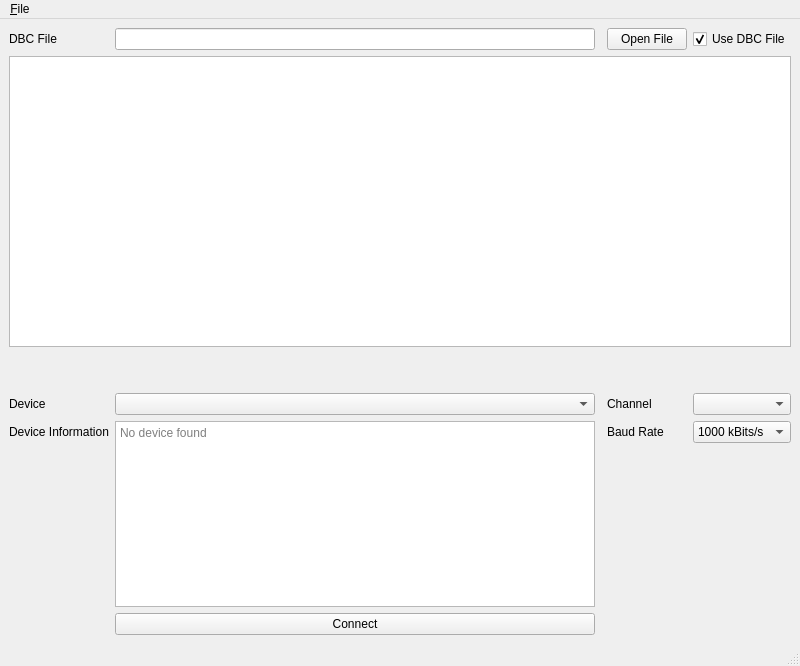
<?xml version="1.0" encoding="UTF-8"?>
<ui version="4.0">
 <class>CANViewer</class>
 <widget class="QMainWindow" name="CANViewer">
  <property name="geometry">
   <rect>
    <x>0</x>
    <y>0</y>
    <width>800</width>
    <height>666</height>
   </rect>
  </property>
  <property name="windowTitle">
   <string>CAN Viewer</string>
  </property>
  <widget class="QWidget" name="centralwidget">
   <layout class="QGridLayout" name="gridLayout">
    <item row="11" column="4">
     <widget class="QComboBox" name="channelSelect"/>
    </item>
    <item row="1" column="3">
     <widget class="QPushButton" name="openDBCFileBtn">
      <property name="statusTip">
       <string>Open a DBC file from disk to use when receiving CAN messages.</string>
      </property>
      <property name="text">
       <string>Open File</string>
      </property>
     </widget>
    </item>
    <item row="3" column="0" rowspan="6" colspan="5">
     <widget class="CanLogging" name="canLogs">
      <property name="editTriggers">
       <set>QAbstractItemView::EditTrigger::NoEditTriggers</set>
      </property>
      <property name="alternatingRowColors">
       <bool>true</bool>
      </property>
      <property name="selectionMode">
       <enum>QAbstractItemView::SelectionMode::ExtendedSelection</enum>
      </property>
      <property name="sortingEnabled">
       <bool>true</bool>
      </property>
     </widget>
    </item>
    <item row="12" column="0">
     <widget class="QLabel" name="label_3">
      <property name="text">
       <string>Device Information</string>
      </property>
     </widget>
    </item>
    <item row="11" column="3">
     <widget class="QLabel" name="label">
      <property name="text">
       <string>Channel</string>
      </property>
     </widget>
    </item>
    <item row="12" column="1" rowspan="4">
     <widget class="QPlainTextEdit" name="deviceInfo">
      <property name="sizePolicy">
       <sizepolicy hsizetype="Expanding" vsizetype="Expanding">
        <horstretch>0</horstretch>
        <verstretch>0</verstretch>
       </sizepolicy>
      </property>
      <property name="sizeAdjustPolicy">
       <enum>QAbstractScrollArea::SizeAdjustPolicy::AdjustToContents</enum>
      </property>
      <property name="undoRedoEnabled">
       <bool>false</bool>
      </property>
      <property name="readOnly">
       <bool>true</bool>
      </property>
      <property name="backgroundVisible">
       <bool>false</bool>
      </property>
      <property name="placeholderText">
       <string>No device found</string>
      </property>
     </widget>
    </item>
    <item row="12" column="4">
     <widget class="QComboBox" name="baudRateComboBox">
      <property name="currentIndex">
       <number>3</number>
      </property>
      <item>
       <property name="text">
        <string>125 kBits/s</string>
       </property>
      </item>
      <item>
       <property name="text">
        <string>250 kBits/s</string>
       </property>
      </item>
      <item>
       <property name="text">
        <string>500 kBits/s</string>
       </property>
      </item>
      <item>
       <property name="text">
        <string>1000 kBits/s</string>
       </property>
      </item>
     </widget>
    </item>
    <item row="12" column="3">
     <widget class="QLabel" name="baudRateLabel">
      <property name="text">
       <string>Baud Rate</string>
      </property>
     </widget>
    </item>
    <item row="11" column="1">
     <widget class="QComboBox" name="deviceSelect"/>
    </item>
    <item row="11" column="0">
     <widget class="QLabel" name="label_2">
      <property name="text">
       <string>Device</string>
      </property>
     </widget>
    </item>
    <item row="1" column="0">
     <widget class="QLabel" name="dBCFileLabel">
      <property name="text">
       <string>DBC File</string>
      </property>
     </widget>
    </item>
    <item row="1" column="4">
     <widget class="QCheckBox" name="useDBCCheckBox">
      <property name="statusTip">
       <string>Use the loaded dbc file.</string>
      </property>
      <property name="text">
       <string>Use DBC File</string>
      </property>
      <property name="checked">
       <bool>true</bool>
      </property>
      <property name="tristate">
       <bool>false</bool>
      </property>
     </widget>
    </item>
    <item row="10" column="1">
     <spacer name="verticalSpacer">
      <property name="orientation">
       <enum>Qt::Orientation::Vertical</enum>
      </property>
      <property name="sizeType">
       <enum>QSizePolicy::Policy::Fixed</enum>
      </property>
      <property name="sizeHint" stdset="0">
       <size>
        <width>20</width>
        <height>40</height>
       </size>
      </property>
     </spacer>
    </item>
    <item row="1" column="1">
     <widget class="QLineEdit" name="dBCFileLineEdit"/>
    </item>
    <item row="16" column="1">
     <widget class="QPushButton" name="connectButton">
      <property name="statusTip">
       <string>Connect/Disconnect from the CANBUS.</string>
      </property>
      <property name="text">
       <string>Connect</string>
      </property>
     </widget>
    </item>
   </layout>
  </widget>
  <widget class="QMenuBar" name="menubar">
   <property name="geometry">
    <rect>
     <x>0</x>
     <y>0</y>
     <width>800</width>
     <height>33</height>
    </rect>
   </property>
   <widget class="QMenu" name="menu_File">
    <property name="title">
     <string>&amp;File</string>
    </property>
    <addaction name="action_Load_DBC"/>
    <addaction name="separator"/>
    <addaction name="action_Start_Logging"/>
    <addaction name="actionSto_p_Logging"/>
   </widget>
   <addaction name="menu_File"/>
  </widget>
  <widget class="QStatusBar" name="statusbar"/>
  <action name="action_Load_DBC">
   <property name="text">
    <string>&amp;Load DBC...</string>
   </property>
   <property name="statusTip">
    <string>Load a DBC file from disk to use when receiving CAN messages.</string>
   </property>
  </action>
  <action name="action_Start_Logging">
   <property name="text">
    <string>&amp;Start Logging...</string>
   </property>
   <property name="statusTip">
    <string>Start logging the CANBUS.</string>
   </property>
  </action>
  <action name="actionSto_p_Logging">
   <property name="text">
    <string>Sto&amp;p Logging</string>
   </property>
   <property name="statusTip">
    <string>Stop logging the CANBUS.</string>
   </property>
  </action>
 </widget>
 <customwidgets>
  <customwidget>
   <class>CanLogging</class>
   <extends>QTreeView</extends>
   <header>can_logging</header>
  </customwidget>
 </customwidgets>
 <resources/>
 <connections/>
</ui>
